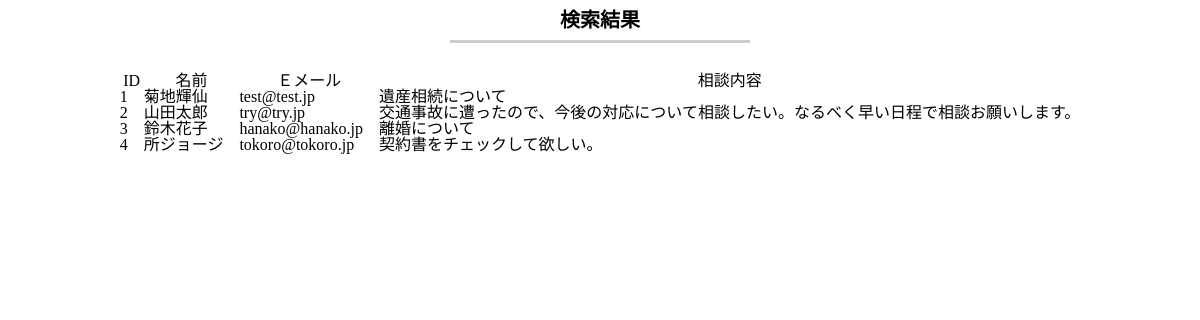
Screenshot of /search.php with the database file from the repository.
### tables this page shows
CREATE TABLE `soudan_table` (
  `id` int(12) NOT NULL,
  `name` varchar(64) NOT NULL,
  `email` varchar(128) NOT NULL,
  `naiyou` text NOT NULL,
  `indate` datetime NOT NULL
);

### search.php (the view, shortened to what this page needs)
<?php
try {
    $pdo = new PDO('mysql:dbname=soudan_db;charset=utf8;host=localhost:3307','root','root');
    $stmt = $pdo->prepare(" SELECT * FROM soudan_table WHERE name LIKE '%" . $_POST["search_name"] . "%' ");
    $stmt->execute();
    } catch (PDOException $e) {
        exit('DBConnectError:'.$e->getMessage());
    }
?>
<!DOCTYPE html>
<html lang='ja'>
<head>
<link rel='stylesheet' href='css/reset.css'>
<link rel='stylesheet' href='css/style.css'>
</head>
<body>
<div class='contents'>
    <h1 class='title'>検索結果</h1>
</div>
    <body>
        <table style="margin: 0 auto">
            <tr><th>ID</th><th>名前</th><th>Ｅメール</th><th>相談内容</th></tr>
            <?php foreach ($stmt as $row): ?>
            <tr>
                <td><?php echo $row[0]?>　</td>
                <td><?php echo $row[1]?>　</td>
                <td><?php echo $row[2]?>　</td>
                <td><?php echo $row[3]?></td>
            </tr>
                <?php endforeach; ?>
        </table>
    </body>
</html>

### css/style.css (style rules this page uses)
.contents { padding: 10px 0; margin: 0 auto 10px; }
.title { text-align: center; font-size: 20px; border-bottom: 3px solid #ccc; font-weight: bold; padding-bottom: 10px; width: 300px; margin: 0 auto 10px; }

### rows the page displays
soudan_table: id "1", name "菊地輝仙", email "test@test.jp", naiyou "遺産相続について"
soudan_table: id "2", name "山田太郎", email "try@try.jp", naiyou "交通事故に遭ったので、今後の対応について相談したい。なるべく早い日程で相談お願いします。"
soudan_table: id "3", name "鈴木花子", email "hanako@hanako.jp", naiyou "離婚について"
soudan_table: id "4", name "所ジョージ", email "tokoro@tokoro.jp", naiyou "契約書をチェックして欲しい。"
